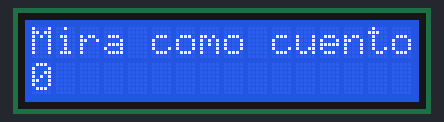
Recording of a sketch running on a simulated Arduino Uno, built with avr-gcc and run on an emulated ATmega328P. Parts: 16×2 character LCD.

Above: at 0.1 s.
At 4.7 s:
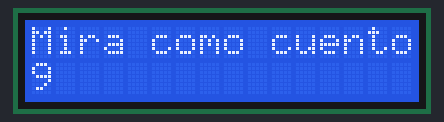
At 9.7 s:
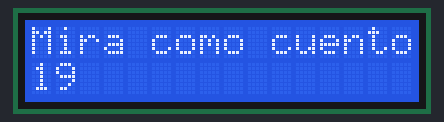
At 19.7 s:
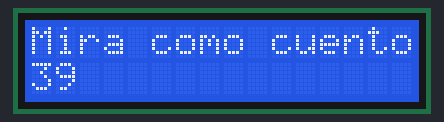
At 29.3 s:
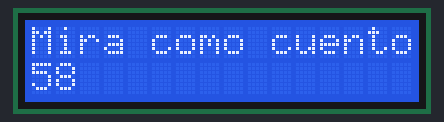
At 39.3 s:
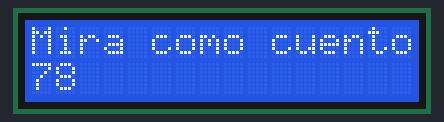

The sketch:

contador_pantalla_LCD.ino
```cpp
#include <LiquidCrystal.h>
int rs =12;
int e=11;
int d4=5;
int d5 =4;
int d6=3;
int d7 =2;
int numero =0;

LiquidCrystal lcd(rs, e, d4, d5, d6, d7);// lc, declarando sus variables

void setup(){
  lcd.begin (16,2);
}

void loop(){
  lcd.setCursor(0,0);// Pantalla 0, renglon 0
  lcd.print("Mira como cuento");//Imprime el valor en la lcd
   lcd.setCursor(0,1);// Pantalla 0, renglon 1
   lcd.print(numero);
   numero++;// suma 1 cada segundo
   delay(500);
   if (numero <10){// si numero es mayor a 10, se limpia la pantalla
    lcd.clear();
   }
}
```

Measured:
- what the display in image 1 shows lasts 0.5 s, from 4.6 s to 5.1 s
